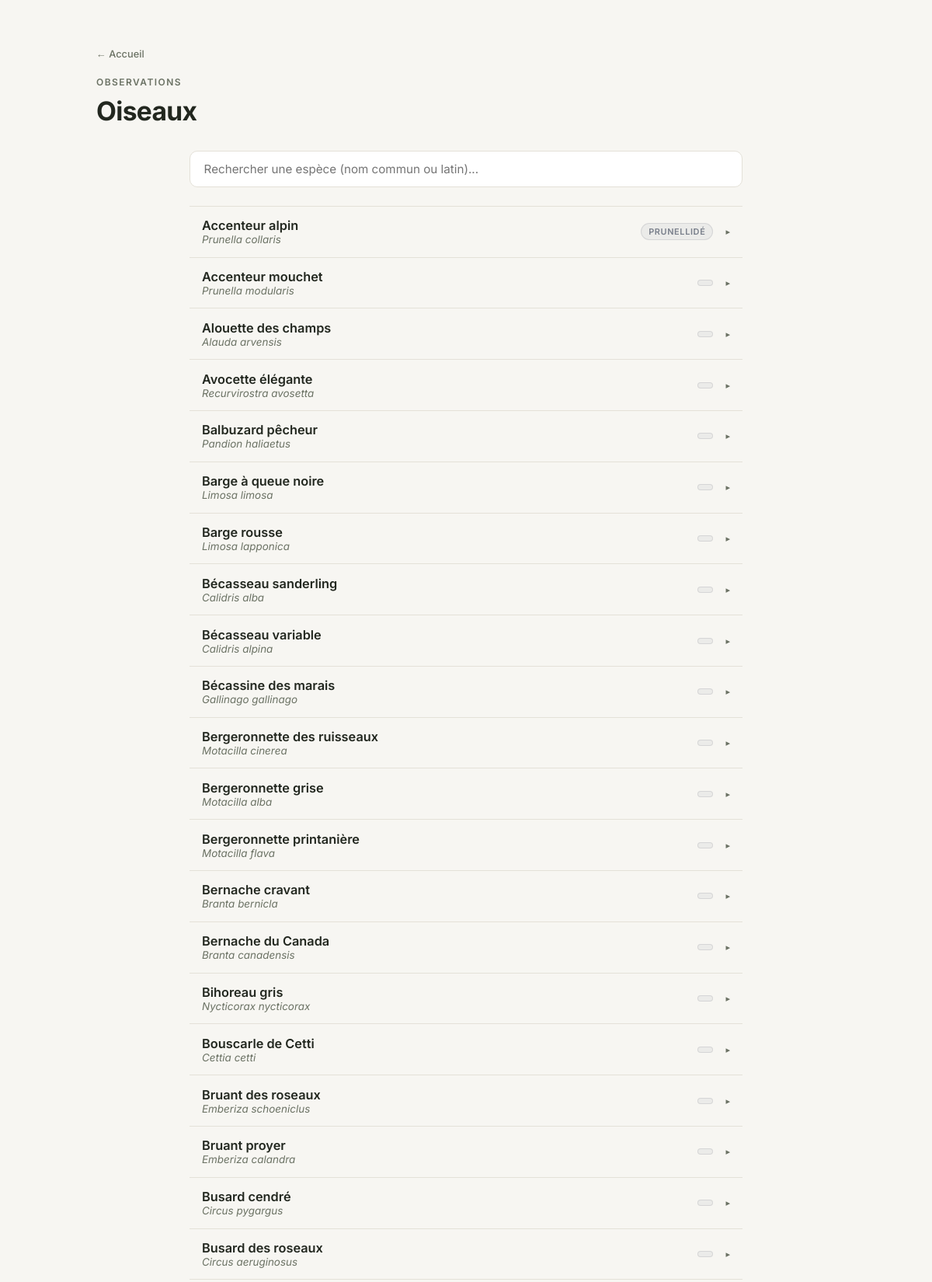
The app's page /oiseaux/oiseaux.php (upper part) with its own data.
### tables this page shows
CREATE TABLE `oiseaux` (
  `id` int(11) NOT NULL,
  `nom` varchar(255) NOT NULL,
  `nom_latin` varchar(255) NOT NULL,
  `famille` varchar(255) NOT NULL,
  `repartition` text NOT NULL,
  `description` text NOT NULL,
  `premiere_obs` date DEFAULT NULL,
  `lien_inpn` varchar(255) NOT NULL,
  `image_path` varchar(255) NOT NULL,
  `image_path_min` varchar(255) NOT NULL,
  `date_obs` date DEFAULT NULL,
  `lieu_obs` varchar(255) NOT NULL
);

### _inc/functions.php (the view, shortened to what this page needs)
<?php
function e(?string $value): string
{
    return htmlspecialchars($value ?? '', ENT_QUOTES, 'UTF-8');
}
function e_attr(?string $value): string
{
    return htmlspecialchars($value ?? '', ENT_QUOTES, 'UTF-8');
}
function get_species(PDO $conn, string $table): array
{
    $stmt = $conn->query("SELECT * FROM `$table` ORDER BY nom");
    return $stmt->fetchAll();
}
function render_head(array $page): void
{
    $path = $page['path'];
    $depth = substr_count($path, '/');
    $prefix = $depth > 0 ? str_repeat('../', $depth) : '';
    $cssMain = $prefix . '_css/main.css';
    ?>
    <link rel="stylesheet" href="<?= e_attr($cssMain) ?>">
    <?php
}
function render_header(string $title, bool $isHome = false, string $breadcrumb = ''): void
{
    ?>
    <header class="site-header">
        <div class="container">
            <?php if (!$isHome): ?>
                <a href="<?= $isHome ? '' : '../' ?>index.php" class="home-link">&larr; Accueil</a>
            <?php endif; ?>
            <?php if ($breadcrumb !== ''): ?>
                <span class="breadcrumb"><?= e($breadcrumb) ?></span>
            <?php endif; ?>
            <h1><?= e($title) ?></h1>
        </div>
    </header>
    <?php
}
    ?>
    <?php
function render_species_list(array $rows, array $familyColors = [], bool $skipEmptyImage = false): void
{
    $defaultColor = '107, 114, 128';
    foreach ($rows as $row):
        $id = (int) $row['id'];
        $name = (string) $row['nom'];
        $nameLatin = (string) $row['nom_latin'];
        $famille = (string) $row['famille'];
        $image = (string) $row['image_path'];
        if ($skipEmptyImage && $image === '') {
            continue;
        }
        $tagColor = $familyColors[$famille] ?? $defaultColor;
        ?>
        <div id="espece-<?= $id ?>" class="species-item">
            <button type="button" class="species-row" onclick="toggleSpecies(this)" aria-expanded="false">
                <span class="name-group">
                    <span class="common-name"><?= e($name) ?></span>
                    <span class="scientific-name"><?= e($nameLatin) ?></span>
                </span>
                <span class="row-right">
                    <span class="family-tag" style="--tag-color: <?= e_attr($tagColor) ?>"><?= e($famille) ?></span>
                    <span class="arrow" aria-hidden="true">&#9656;</span>
                </span>
            </button>
        </div>
        <?php
    endforeach;
}

### oiseaux/oiseaux.php (shortened to what this page needs)
<?php
require_once __DIR__ . '/../_inc/config.php';
require_once __DIR__ . '/../_inc/functions.php';
$rows = get_species($conn, 'oiseaux');
?>
<!DOCTYPE html>
<html lang="fr">
<head>
    <?php render_head([
        'title' => 'Oiseaux — ' . SITE_NAME,
        'description' => 'Observations ornithologiques de Lucas LAPLANCHE : espèces vues et photographiées, avec fiches INPN.',
        'path' => 'oiseaux/oiseaux.php',
    ]); ?>
</head>
<body>
    <?php render_header('Oiseaux', false, 'Observations'); ?>
    <main class="container container-narrow">
        <div class="search-container">
            <input type="search" id="searchInput" placeholder="Rechercher une espèce (nom commun ou latin)..." oninput="filterSpecies()" aria-label="Rechercher une espèce">
        </div>
        <div class="species-list" id="speciesList">
            <?php render_species_list($rows, [], true); ?>
        </div>
    </main>
</body>
</html>

### _css/main.css (style rules this page uses)
* { margin:0;padding:0;box-sizing:border-box }
html { scroll-behavior:smooth }
body { font-family:"Inter",system-ui,sans-serif;background-color:#f7f6f2;color:#22271f;line-height:1.6;min-height:100vh;display:flex;flex-direction:column }
a { color:#3d6b35 }
.container { max-width:1000px;margin:0 auto;padding:0 1.5rem;width:100% }
.container-narrow { max-width:760px }
.site-header { padding:3.5rem 0 2rem }
.site-header h1 { font-size:2.1rem;font-weight:700;letter-spacing:-0.02em;line-height:1.15 }
.site-header .breadcrumb { display:block;font-size:.75rem;font-weight:600;text-transform:uppercase;letter-spacing:.12em;color:#6b7264;margin-bottom:.5rem }
.site-header .home-link { display:inline-block;font-size:.8rem;font-weight:500;text-decoration:none;color:#6b7264;margin-bottom:1rem }
main { flex:1;padding-bottom:4rem }
.search-container { margin-bottom:1.5rem }
#searchInput { width:100%;background:#fff;border:1px solid #e4e1d8;border-radius:10px;padding:.8rem 1.1rem;font-size:.95rem;font-family:inherit;color:#22271f;outline:none;transition:all .2s ease }
.species-list { border-top:1px solid #e4e1d8 }
.species-item { border-bottom:1px solid #e4e1d8 }
.species-row { width:100%;display:grid;grid-template-columns:1fr auto;align-items:center;gap:1rem;padding:.9rem 1rem;background:none;border:none;font-family:inherit;color:inherit;text-align:left;cursor:pointer;border-radius:6px;transition:all .2s ease }
.species-row .name-group { display:flex;flex-direction:column }
.species-row .name-group .common-name { font-weight:600;font-size:1.02rem }
.species-row .name-group .scientific-name { font-style:italic;font-size:.84rem;color:#6b7264 }
.species-row .row-right { display:flex;align-items:center;gap:1rem }
.species-row .family-tag { font-size:.68rem;font-weight:600;text-transform:uppercase;letter-spacing:.06em;color:rgba(var(--tag-color, 107, 114, 128), 0.9);background:rgba(var(--tag-color, 107, 114, 128), 0.08);border:1px solid rgba(var(--tag-color, 107, 114, 128), 0.18);padding:3px 9px;border-radius:999px;white-space:nowrap }
.species-row .arrow { font-size:.7rem;color:#6b7264;transition:all .2s ease }

### records on screen
oiseaux: nom "Accenteur alpin", nom_latin "Prunella collaris", famille "PRUNELLIDÉ"
oiseaux: nom "Accenteur mouchet", nom_latin "Prunella modularis"
oiseaux: nom "Alouette des champs", nom_latin "Alauda arvensis"
oiseaux: nom "Avocette élégante", nom_latin "Recurvirostra avosetta"
oiseaux: nom "Balbuzard pêcheur", nom_latin "Pandion haliaetus"
oiseaux: nom "Barge à queue noire", nom_latin "Limosa limosa"
oiseaux: nom "Barge rousse", nom_latin "Limosa lapponica"
oiseaux: nom "Bécasseau sanderling", nom_latin "Calidris alba"
oiseaux: nom "Bécasseau variable", nom_latin "Calidris alpina"
oiseaux: nom "Bécassine des marais", nom_latin "Gallinago gallinago"
oiseaux: nom "Bergeronnette des ruisseaux", nom_latin "Motacilla cinerea"
oiseaux: nom "Bergeronnette grise", nom_latin "Motacilla alba"
oiseaux: nom "Bergeronnette printanière", nom_latin "Motacilla flava"
oiseaux: nom "Bernache cravant", nom_latin "Branta bernicla"
oiseaux: nom "Bernache du Canada", nom_latin "Branta canadensis"
oiseaux: nom "Bihoreau gris", nom_latin "Nycticorax nycticorax"
oiseaux: nom "Bouscarle de Cetti", nom_latin "Cettia cetti"
oiseaux: nom "Bruant des roseaux", nom_latin "Emberiza schoeniclus"
oiseaux: nom "Bruant proyer", nom_latin "Emberiza calandra"
oiseaux: nom "Busard cendré", nom_latin "Circus pygargus"
oiseaux: nom "Busard des roseaux", nom_latin "Circus aeruginosus"

### other values on screen
$breadcrumb "OBSERVATIONS"
$title "Oiseaux"
